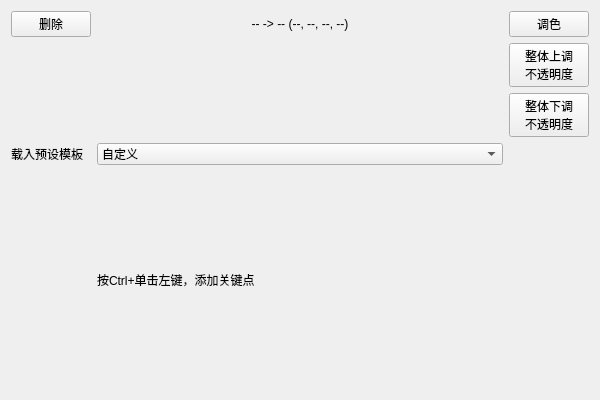
<?xml version="1.0" encoding="UTF-8"?>
<ui version="4.0">
 <class>TransferFunctionWidget</class>
 <widget class="QWidget" name="TransferFunctionWidget">
  <property name="geometry">
   <rect>
    <x>0</x>
    <y>0</y>
    <width>600</width>
    <height>400</height>
   </rect>
  </property>
  <property name="windowTitle">
   <string>Transfer Function</string>
  </property>
  <layout class="QGridLayout" name="gridLayout">
   <item row="0" column="1">
    <widget class="QLabel" name="label_TFPointMoved">
     <property name="text">
      <string>-- -&gt; -- (--, --, --, --)</string>
     </property>
     <property name="alignment">
      <set>Qt::AlignCenter</set>
     </property>
    </widget>
   </item>
   <item row="1" column="2">
    <layout class="QVBoxLayout" name="verticalLayout_2">
     <item>
      <widget class="QPushButton" name="pushButton_IncreaseAllAlpha">
       <property name="sizePolicy">
        <sizepolicy hsizetype="Maximum" vsizetype="Fixed">
         <horstretch>0</horstretch>
         <verstretch>0</verstretch>
        </sizepolicy>
       </property>
       <property name="text">
        <string>整体上调
不透明度</string>
       </property>
      </widget>
     </item>
     <item>
      <widget class="QPushButton" name="pushButton_DecreaseAllAlpha">
       <property name="sizePolicy">
        <sizepolicy hsizetype="Maximum" vsizetype="Fixed">
         <horstretch>0</horstretch>
         <verstretch>0</verstretch>
        </sizepolicy>
       </property>
       <property name="text">
        <string>整体下调
不透明度</string>
       </property>
      </widget>
     </item>
    </layout>
   </item>
   <item row="3" column="1">
    <widget class="QLabel" name="label_2">
     <property name="text">
      <string>按Ctrl+单击左键，添加关键点</string>
     </property>
    </widget>
   </item>
   <item row="0" column="0">
    <widget class="QPushButton" name="pushButton_DeleteTFPoint">
     <property name="sizePolicy">
      <sizepolicy hsizetype="Maximum" vsizetype="Fixed">
       <horstretch>0</horstretch>
       <verstretch>0</verstretch>
      </sizepolicy>
     </property>
     <property name="text">
      <string>删除</string>
     </property>
    </widget>
   </item>
   <item row="0" column="2">
    <widget class="QPushButton" name="pushButton_ColorTFPoint">
     <property name="sizePolicy">
      <sizepolicy hsizetype="Maximum" vsizetype="Fixed">
       <horstretch>0</horstretch>
       <verstretch>0</verstretch>
      </sizepolicy>
     </property>
     <property name="text">
      <string>调色</string>
     </property>
    </widget>
   </item>
   <item row="2" column="1">
    <widget class="QComboBox" name="comboBox_LoadTFTemplate">
     <item>
      <property name="text">
       <string>自定义</string>
      </property>
     </item>
     <item>
      <property name="text">
       <string>黑白</string>
      </property>
     </item>
     <item>
      <property name="text">
       <string>蓝绿红</string>
      </property>
     </item>
     <item>
      <property name="text">
       <string>青紫橘</string>
      </property>
     </item>
    </widget>
   </item>
   <item row="2" column="0">
    <widget class="QLabel" name="label">
     <property name="text">
      <string>载入预设模板</string>
     </property>
    </widget>
   </item>
  </layout>
 </widget>
 <resources/>
 <connections/>
</ui>
